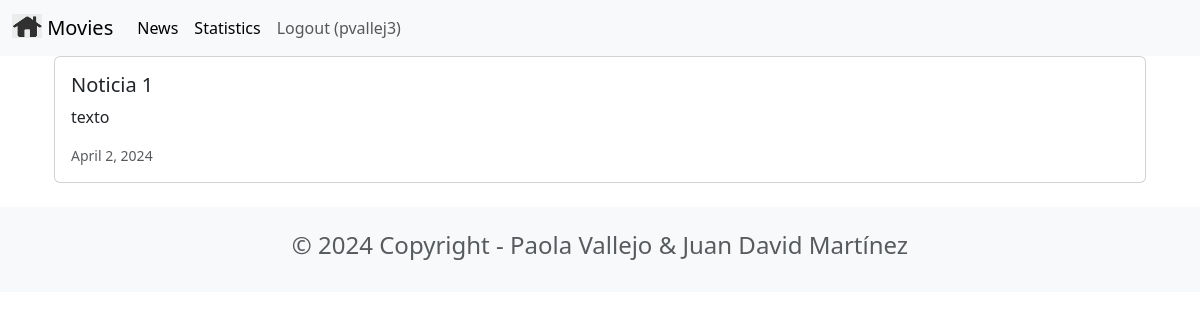
Page /news/ (signed in) on the earlier database version.
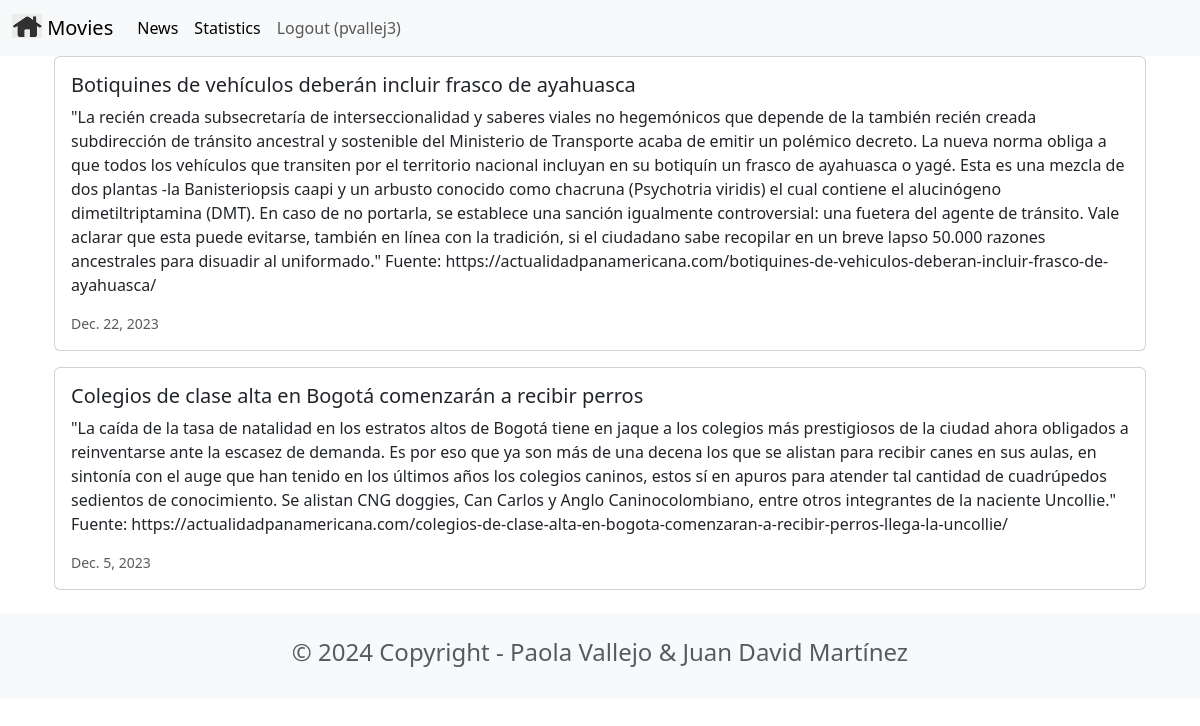
Same page on the later database version.
### news/models.py (models this page shows, shortened)
class News(models.Model):
    headline = models.CharField(max_length=200)
    body = models.TextField()
    date = models.DateField()

### news/views.py (the view)
# urls.py: path('news/', include('news.urls')),
def news(request):
    newss = News.objects.all().order_by('-date')
    return render(request, 'news.html', {'newss':newss})

### news/templates/news.html
{% extends 'base.html' %}
{% block content %}
<div class="container">
    {% for news in newss %}
    <div class="card mb-3">
        <div class="row g-0">
            <div>
                <div class="card-body">
                    <h5 class="card-title">{{ news.headline }}</h5>
                    <p class="card-text">{{ news.body }}</p>
                    <p class="card-text"><small class="text-muted"> {{ news.date }} </small></p>
                </div>
            </div>
        </div>
    </div>
    {% endfor %}
</div>
{% endblock content %}

Differences in the rows shown:
removed News: headline "Noticia 1", body "texto", date "April 2, 2024"
added News: headline "Botiquines de vehículos deberán incluir frasco de ayahuasca", body "\"La recién creada subsecretaría de interseccionalidad y saberes viales no hegemónicos que depende de la también recién creada subdirección de tránsito ancestral y sostenible del Ministerio de Transporte acaba de emitir un polémico decreto. La nueva norma obliga a que todos los vehículos que transiten por el territorio nacional incluyan en su botiquín un frasco de ayahuasca o yagé. Esta es una mezcla de dos plantas -la Banisteriopsis caapi y un arbusto conocido como chacruna (Psychotria viridis) el cual contiene el alucinógeno dimetiltriptamina (DMT). En caso de no portarla, se establece una sanción igualmente controversial: una fuetera del agente de tránsito. Vale aclarar que esta puede…", date "Dec. 22, 2023"
added News: headline "Colegios de clase alta en Bogotá comenzarán a recibir perros", body "\"La caída de la tasa de natalidad en los estratos altos de Bogotá tiene en jaque a los colegios más prestigiosos de la ciudad ahora obligados a reinventarse ante la escasez de demanda. Es por eso que ya son más de una decena los que se alistan para recibir canes en sus aulas, en sintonía con el auge que han tenido en los últimos años los colegios caninos, estos sí en apuros para atender tal cantidad de cuadrúpedos sedientos de conocimiento. Se alistan CNG doggies, Can Carlos y Anglo Caninocolombiano, entre otros integrantes de la naciente Uncollie.\" Fuente: https://actualidadpanamericana.com/colegios-de-clase-alta-en-bogota-comenzaran-a-recibir-perros-llega-la-uncollie/", date "Dec. 5, 2023"
